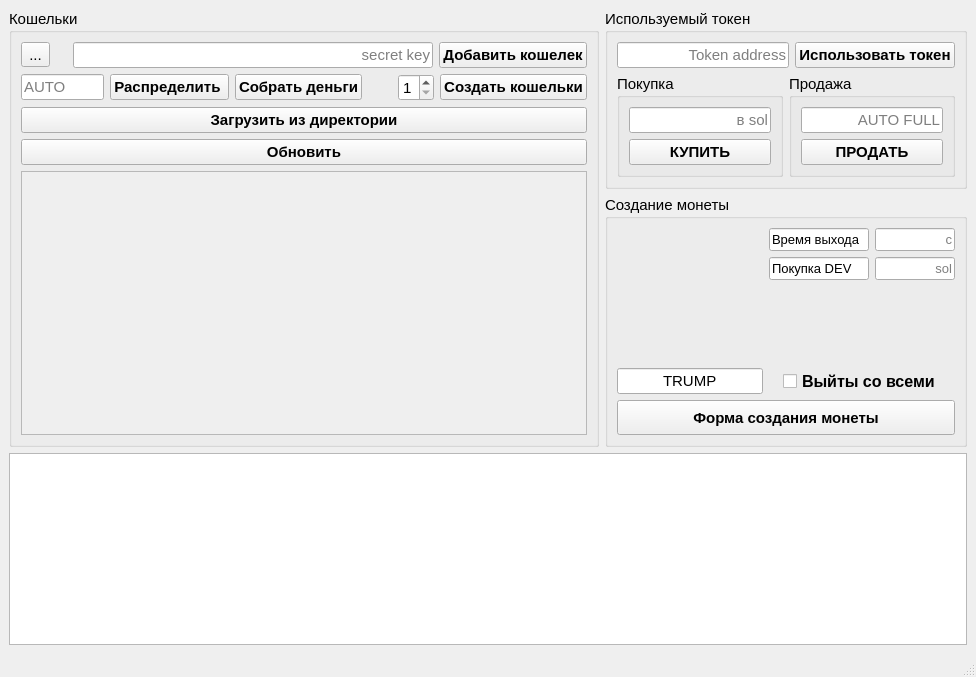
<?xml version="1.0" encoding="UTF-8"?>
<ui version="4.0">
 <class>MainWindow</class>
 <widget class="QMainWindow" name="MainWindow">
  <property name="geometry">
   <rect>
    <x>0</x>
    <y>0</y>
    <width>976</width>
    <height>677</height>
   </rect>
  </property>
  <property name="sizePolicy">
   <sizepolicy hsizetype="Expanding" vsizetype="Expanding">
    <horstretch>0</horstretch>
    <verstretch>0</verstretch>
   </sizepolicy>
  </property>
  <property name="font">
   <font>
    <pointsize>11</pointsize>
   </font>
  </property>
  <property name="windowTitle">
   <string>MainWindow</string>
  </property>
  <widget class="QWidget" name="centralwidget">
   <property name="sizePolicy">
    <sizepolicy hsizetype="Expanding" vsizetype="Expanding">
     <horstretch>0</horstretch>
     <verstretch>0</verstretch>
    </sizepolicy>
   </property>
   <layout class="QVBoxLayout" name="verticalLayout_8">
    <item>
     <layout class="QHBoxLayout" name="horizontalLayout_6">
      <item>
       <widget class="QGroupBox" name="groupBox">
        <property name="sizePolicy">
         <sizepolicy hsizetype="Expanding" vsizetype="Expanding">
          <horstretch>0</horstretch>
          <verstretch>0</verstretch>
         </sizepolicy>
        </property>
        <property name="title">
         <string>Кошельки</string>
        </property>
        <layout class="QVBoxLayout" name="verticalLayout_6">
         <item>
          <layout class="QHBoxLayout" name="horizontalLayout_2">
           <property name="spacing">
            <number>6</number>
           </property>
           <property name="sizeConstraint">
            <enum>QLayout::SizeConstraint::SetMaximumSize</enum>
           </property>
           <item>
            <layout class="QVBoxLayout" name="verticalLayout">
             <property name="spacing">
              <number>10</number>
             </property>
             <property name="leftMargin">
              <number>0</number>
             </property>
             <property name="rightMargin">
              <number>17</number>
             </property>
             <item>
              <widget class="QToolButton" name="toolButton">
               <property name="sizePolicy">
                <sizepolicy hsizetype="Fixed" vsizetype="Fixed">
                 <horstretch>0</horstretch>
                 <verstretch>0</verstretch>
                </sizepolicy>
               </property>
               <property name="minimumSize">
                <size>
                 <width>0</width>
                 <height>0</height>
                </size>
               </property>
               <property name="text">
                <string>...</string>
               </property>
               <property name="icon">
                <iconset theme="applications-development"/>
               </property>
               <property name="iconSize">
                <size>
                 <width>25</width>
                 <height>25</height>
                </size>
               </property>
              </widget>
             </item>
            </layout>
           </item>
           <item>
            <widget class="QLineEdit" name="input_secret">
             <property name="layoutDirection">
              <enum>Qt::LayoutDirection::LeftToRight</enum>
             </property>
             <property name="alignment">
              <set>Qt::AlignmentFlag::AlignRight|Qt::AlignmentFlag::AlignTrailing|Qt::AlignmentFlag::AlignVCenter</set>
             </property>
             <property name="placeholderText">
              <string>secret key</string>
             </property>
            </widget>
           </item>
           <item alignment="Qt::AlignmentFlag::AlignRight">
            <widget class="QPushButton" name="add_wallet_button">
             <property name="font">
              <font>
               <pointsize>11</pointsize>
               <bold>true</bold>
              </font>
             </property>
             <property name="text">
              <string>Добавить кошелек</string>
             </property>
            </widget>
           </item>
          </layout>
         </item>
         <item>
          <layout class="QHBoxLayout" name="horizontalLayout_3">
           <property name="sizeConstraint">
            <enum>QLayout::SizeConstraint::SetMaximumSize</enum>
           </property>
           <item>
            <layout class="QHBoxLayout" name="horizontalLayout" stretch="0,0,0">
             <property name="rightMargin">
              <number>30</number>
             </property>
             <item>
              <widget class="QLineEdit" name="input_raspr">
               <property name="placeholderText">
                <string>AUTO</string>
               </property>
              </widget>
             </item>
             <item>
              <widget class="QPushButton" name="raspr_button">
               <property name="font">
                <font>
                 <pointsize>11</pointsize>
                 <bold>true</bold>
                </font>
               </property>
               <property name="text">
                <string>Распределить </string>
               </property>
              </widget>
             </item>
             <item>
              <widget class="QPushButton" name="sobr_button">
               <property name="font">
                <font>
                 <pointsize>11</pointsize>
                 <bold>true</bold>
                </font>
               </property>
               <property name="text">
                <string>Собрать деньги</string>
               </property>
              </widget>
             </item>
            </layout>
           </item>
           <item alignment="Qt::AlignmentFlag::AlignRight">
            <widget class="QSpinBox" name="spinBox">
             <property name="sizePolicy">
              <sizepolicy hsizetype="Minimum" vsizetype="Fixed">
               <horstretch>0</horstretch>
               <verstretch>0</verstretch>
              </sizepolicy>
             </property>
             <property name="layoutDirection">
              <enum>Qt::LayoutDirection::LeftToRight</enum>
             </property>
             <property name="autoFillBackground">
              <bool>false</bool>
             </property>
             <property name="minimum">
              <number>1</number>
             </property>
             <property name="maximum">
              <number>5</number>
             </property>
            </widget>
           </item>
           <item alignment="Qt::AlignmentFlag::AlignRight">
            <widget class="QPushButton" name="create_wallets">
             <property name="font">
              <font>
               <pointsize>11</pointsize>
               <bold>true</bold>
              </font>
             </property>
             <property name="text">
              <string>Создать кошельки</string>
             </property>
            </widget>
           </item>
          </layout>
         </item>
         <item>
          <widget class="QPushButton" name="load_direct">
           <property name="font">
            <font>
             <pointsize>11</pointsize>
             <bold>true</bold>
            </font>
           </property>
           <property name="text">
            <string>Загрузить из директории</string>
           </property>
          </widget>
         </item>
         <item>
          <widget class="QPushButton" name="update_button">
           <property name="font">
            <font>
             <pointsize>11</pointsize>
             <bold>true</bold>
            </font>
           </property>
           <property name="text">
            <string>Обновить</string>
           </property>
          </widget>
         </item>
         <item>
          <widget class="QScrollArea" name="scrollArea">
           <property name="minimumSize">
            <size>
             <width>0</width>
             <height>0</height>
            </size>
           </property>
           <property name="maximumSize">
            <size>
             <width>16777215</width>
             <height>16777215</height>
            </size>
           </property>
           <property name="widgetResizable">
            <bool>true</bool>
           </property>
           <widget class="QWidget" name="scrollAreaWidgetContents">
            <property name="geometry">
             <rect>
              <x>0</x>
              <y>0</y>
              <width>560</width>
              <height>18</height>
             </rect>
            </property>
            <property name="sizePolicy">
             <sizepolicy hsizetype="Preferred" vsizetype="Maximum">
              <horstretch>0</horstretch>
              <verstretch>0</verstretch>
             </sizepolicy>
            </property>
            <layout class="QVBoxLayout" name="scroll_Wallets"/>
           </widget>
          </widget>
         </item>
        </layout>
       </widget>
      </item>
      <item>
       <layout class="QVBoxLayout" name="verticalLayout_4">
        <item alignment="Qt::AlignmentFlag::AlignTop">
         <widget class="QGroupBox" name="groupBox_4">
          <property name="sizePolicy">
           <sizepolicy hsizetype="MinimumExpanding" vsizetype="Expanding">
            <horstretch>0</horstretch>
            <verstretch>0</verstretch>
           </sizepolicy>
          </property>
          <property name="title">
           <string>Используемый токен</string>
          </property>
          <layout class="QVBoxLayout" name="verticalLayout_5">
           <item>
            <layout class="QHBoxLayout" name="horizontalLayout_4">
             <property name="spacing">
              <number>6</number>
             </property>
             <property name="sizeConstraint">
              <enum>QLayout::SizeConstraint::SetMinimumSize</enum>
             </property>
             <item>
              <widget class="QLineEdit" name="token_adress">
               <property name="layoutDirection">
                <enum>Qt::LayoutDirection::LeftToRight</enum>
               </property>
               <property name="alignment">
                <set>Qt::AlignmentFlag::AlignRight|Qt::AlignmentFlag::AlignTrailing|Qt::AlignmentFlag::AlignVCenter</set>
               </property>
               <property name="placeholderText">
                <string>Token address</string>
               </property>
              </widget>
             </item>
             <item alignment="Qt::AlignmentFlag::AlignRight">
              <widget class="QPushButton" name="use_token_adress">
               <property name="font">
                <font>
                 <pointsize>11</pointsize>
                 <bold>true</bold>
                </font>
               </property>
               <property name="text">
                <string>Использовать токен</string>
               </property>
              </widget>
             </item>
            </layout>
           </item>
           <item>
            <layout class="QHBoxLayout" name="horizontalLayout_5">
             <property name="sizeConstraint">
              <enum>QLayout::SizeConstraint::SetMinimumSize</enum>
             </property>
             <item alignment="Qt::AlignmentFlag::AlignTop">
              <widget class="QGroupBox" name="groupBox_2">
               <property name="sizePolicy">
                <sizepolicy hsizetype="Expanding" vsizetype="Minimum">
                 <horstretch>0</horstretch>
                 <verstretch>0</verstretch>
                </sizepolicy>
               </property>
               <property name="minimumSize">
                <size>
                 <width>0</width>
                 <height>0</height>
                </size>
               </property>
               <property name="maximumSize">
                <size>
                 <width>16777215</width>
                 <height>100</height>
                </size>
               </property>
               <property name="title">
                <string>Покупка</string>
               </property>
               <layout class="QVBoxLayout" name="verticalLayout_2">
                <property name="spacing">
                 <number>6</number>
                </property>
                <property name="sizeConstraint">
                 <enum>QLayout::SizeConstraint::SetMinimumSize</enum>
                </property>
                <item>
                 <widget class="QLineEdit" name="buy_sol_input">
                  <property name="alignment">
                   <set>Qt::AlignmentFlag::AlignRight|Qt::AlignmentFlag::AlignTrailing|Qt::AlignmentFlag::AlignVCenter</set>
                  </property>
                  <property name="placeholderText">
                   <string>в sol</string>
                  </property>
                 </widget>
                </item>
                <item>
                 <widget class="QPushButton" name="buy_button">
                  <property name="font">
                   <font>
                    <pointsize>11</pointsize>
                    <bold>true</bold>
                   </font>
                  </property>
                  <property name="text">
                   <string>КУПИТЬ</string>
                  </property>
                 </widget>
                </item>
               </layout>
              </widget>
             </item>
             <item alignment="Qt::AlignmentFlag::AlignTop">
              <widget class="QGroupBox" name="groupBox_3">
               <property name="sizePolicy">
                <sizepolicy hsizetype="Expanding" vsizetype="Minimum">
                 <horstretch>0</horstretch>
                 <verstretch>0</verstretch>
                </sizepolicy>
               </property>
               <property name="maximumSize">
                <size>
                 <width>16777215</width>
                 <height>100</height>
                </size>
               </property>
               <property name="title">
                <string>Продажа</string>
               </property>
               <layout class="QVBoxLayout" name="verticalLayout_3">
                <property name="spacing">
                 <number>6</number>
                </property>
                <property name="sizeConstraint">
                 <enum>QLayout::SizeConstraint::SetMaximumSize</enum>
                </property>
                <item>
                 <widget class="QLineEdit" name="sell_input">
                  <property name="alignment">
                   <set>Qt::AlignmentFlag::AlignRight|Qt::AlignmentFlag::AlignTrailing|Qt::AlignmentFlag::AlignVCenter</set>
                  </property>
                  <property name="placeholderText">
                   <string>AUTO FULL</string>
                  </property>
                 </widget>
                </item>
                <item>
                 <widget class="QPushButton" name="sell_button">
                  <property name="font">
                   <font>
                    <pointsize>11</pointsize>
                    <bold>true</bold>
                   </font>
                  </property>
                  <property name="text">
                   <string>ПРОДАТЬ</string>
                  </property>
                 </widget>
                </item>
               </layout>
              </widget>
             </item>
            </layout>
           </item>
          </layout>
         </widget>
        </item>
        <item>
         <widget class="QGroupBox" name="groupBox_5">
          <property name="sizePolicy">
           <sizepolicy hsizetype="Preferred" vsizetype="MinimumExpanding">
            <horstretch>0</horstretch>
            <verstretch>0</verstretch>
           </sizepolicy>
          </property>
          <property name="title">
           <string>Создание монеты</string>
          </property>
          <layout class="QVBoxLayout" name="verticalLayout_10">
           <item>
            <layout class="QHBoxLayout" name="horizontalLayout_7">
             <item>
              <layout class="QVBoxLayout" name="verticalLayout_9">
               <item alignment="Qt::AlignmentFlag::AlignHCenter">
                <widget class="QLabel" name="label">
                 <property name="sizePolicy">
                  <sizepolicy hsizetype="Fixed" vsizetype="Fixed">
                   <horstretch>0</horstretch>
                   <verstretch>0</verstretch>
                  </sizepolicy>
                 </property>
                 <property name="minimumSize">
                  <size>
                   <width>80</width>
                   <height>80</height>
                  </size>
                 </property>
                 <property name="maximumSize">
                  <size>
                   <width>140</width>
                   <height>140</height>
                  </size>
                 </property>
                 <property name="baseSize">
                  <size>
                   <width>0</width>
                   <height>0</height>
                  </size>
                 </property>
                 <property name="frameShape">
                  <enum>QFrame::Shape::NoFrame</enum>
                 </property>
                 <property name="frameShadow">
                  <enum>QFrame::Shadow::Plain</enum>
                 </property>
                 <property name="text">
                  <string/>
                 </property>
                 <property name="pixmap">
                  <pixmap>empty.jpg</pixmap>
                 </property>
                 <property name="scaledContents">
                  <bool>false</bool>
                 </property>
                </widget>
               </item>
               <item>
                <widget class="QLineEdit" name="name_token_label">
                 <property name="minimumSize">
                  <size>
                   <width>0</width>
                   <height>0</height>
                  </size>
                 </property>
                 <property name="text">
                  <string>TRUMP</string>
                 </property>
                 <property name="alignment">
                  <set>Qt::AlignmentFlag::AlignCenter</set>
                 </property>
                 <property name="readOnly">
                  <bool>true</bool>
                 </property>
                </widget>
               </item>
              </layout>
             </item>
             <item>
              <layout class="QVBoxLayout" name="verticalLayout_7">
               <item>
                <layout class="QFormLayout" name="formLayout">
                 <item row="0" column="0">
                  <widget class="QLineEdit" name="lineEdit">
                   <property name="sizePolicy">
                    <sizepolicy hsizetype="Expanding" vsizetype="Fixed">
                     <horstretch>0</horstretch>
                     <verstretch>0</verstretch>
                    </sizepolicy>
                   </property>
                   <property name="minimumSize">
                    <size>
                     <width>0</width>
                     <height>0</height>
                    </size>
                   </property>
                   <property name="maximumSize">
                    <size>
                     <width>100</width>
                     <height>16777215</height>
                    </size>
                   </property>
                   <property name="font">
                    <font>
                     <pointsize>10</pointsize>
                    </font>
                   </property>
                   <property name="text">
                    <string>Время выхода</string>
                   </property>
                   <property name="readOnly">
                    <bool>true</bool>
                   </property>
                  </widget>
                 </item>
                 <item row="0" column="1">
                  <widget class="QLineEdit" name="time">
                   <property name="sizePolicy">
                    <sizepolicy hsizetype="Expanding" vsizetype="Fixed">
                     <horstretch>0</horstretch>
                     <verstretch>0</verstretch>
                    </sizepolicy>
                   </property>
                   <property name="maximumSize">
                    <size>
                     <width>80</width>
                     <height>16777215</height>
                    </size>
                   </property>
                   <property name="font">
                    <font>
                     <pointsize>10</pointsize>
                    </font>
                   </property>
                   <property name="toolTip">
                    <string notr="true"/>
                   </property>
                   <property name="layoutDirection">
                    <enum>Qt::LayoutDirection::LeftToRight</enum>
                   </property>
                   <property name="text">
                    <string/>
                   </property>
                   <property name="alignment">
                    <set>Qt::AlignmentFlag::AlignRight|Qt::AlignmentFlag::AlignTrailing|Qt::AlignmentFlag::AlignVCenter</set>
                   </property>
                   <property name="placeholderText">
                    <string>с</string>
                   </property>
                  </widget>
                 </item>
                 <item row="1" column="1">
                  <widget class="QLineEdit" name="buy_dev">
                   <property name="sizePolicy">
                    <sizepolicy hsizetype="Expanding" vsizetype="Fixed">
                     <horstretch>0</horstretch>
                     <verstretch>0</verstretch>
                    </sizepolicy>
                   </property>
                   <property name="maximumSize">
                    <size>
                     <width>80</width>
                     <height>16777215</height>
                    </size>
                   </property>
                   <property name="font">
                    <font>
                     <pointsize>10</pointsize>
                    </font>
                   </property>
                   <property name="text">
                    <string/>
                   </property>
                   <property name="alignment">
                    <set>Qt::AlignmentFlag::AlignRight|Qt::AlignmentFlag::AlignTrailing|Qt::AlignmentFlag::AlignVCenter</set>
                   </property>
                   <property name="placeholderText">
                    <string>sol</string>
                   </property>
                  </widget>
                 </item>
                 <item row="1" column="0">
                  <widget class="QLineEdit" name="lineEdit_2">
                   <property name="minimumSize">
                    <size>
                     <width>0</width>
                     <height>0</height>
                    </size>
                   </property>
                   <property name="maximumSize">
                    <size>
                     <width>100</width>
                     <height>16777215</height>
                    </size>
                   </property>
                   <property name="font">
                    <font>
                     <pointsize>10</pointsize>
                    </font>
                   </property>
                   <property name="text">
                    <string>Покупка DEV</string>
                   </property>
                  </widget>
                 </item>
                </layout>
               </item>
               <item alignment="Qt::AlignmentFlag::AlignHCenter">
                <widget class="QCheckBox" name="all_sell_check">
                 <property name="sizePolicy">
                  <sizepolicy hsizetype="Fixed" vsizetype="Fixed">
                   <horstretch>0</horstretch>
                   <verstretch>0</verstretch>
                  </sizepolicy>
                 </property>
                 <property name="font">
                  <font>
                   <pointsize>12</pointsize>
                   <bold>true</bold>
                  </font>
                 </property>
                 <property name="text">
                  <string>Выйты со всеми</string>
                 </property>
                 <property name="checked">
                  <bool>false</bool>
                 </property>
                </widget>
               </item>
              </layout>
             </item>
            </layout>
           </item>
           <item>
            <widget class="QPushButton" name="form_create_token">
             <property name="sizePolicy">
              <sizepolicy hsizetype="Expanding" vsizetype="Fixed">
               <horstretch>0</horstretch>
               <verstretch>0</verstretch>
              </sizepolicy>
             </property>
             <property name="minimumSize">
              <size>
               <width>0</width>
               <height>0</height>
              </size>
             </property>
             <property name="maximumSize">
              <size>
               <width>1000</width>
               <height>35</height>
              </size>
             </property>
             <property name="font">
              <font>
               <pointsize>11</pointsize>
               <bold>true</bold>
              </font>
             </property>
             <property name="text">
              <string>Форма создания монеты</string>
             </property>
            </widget>
           </item>
          </layout>
         </widget>
        </item>
       </layout>
      </item>
     </layout>
    </item>
    <item>
     <widget class="QPlainTextEdit" name="console">
      <property name="sizePolicy">
       <sizepolicy hsizetype="Expanding" vsizetype="Minimum">
        <horstretch>0</horstretch>
        <verstretch>0</verstretch>
       </sizepolicy>
      </property>
      <property name="maximumSize">
       <size>
        <width>16777215</width>
        <height>16777215</height>
       </size>
      </property>
      <property name="readOnly">
       <bool>false</bool>
      </property>
     </widget>
    </item>
   </layout>
   <widget class="QWidget" name="">
    <property name="geometry">
     <rect>
      <x>0</x>
      <y>0</y>
      <width>100</width>
      <height>30</height>
     </rect>
    </property>
    <layout class="QHBoxLayout" name="horizontalLayout_9"/>
   </widget>
  </widget>
  <widget class="QStatusBar" name="statusbar">
   <property name="locale">
    <locale language="Russian" country="Russia"/>
   </property>
   <property name="sizeGripEnabled">
    <bool>true</bool>
   </property>
  </widget>
 </widget>
 <resources>
  <include location="empty.jpg"/>
 </resources>
 <connections/>
</ui>
